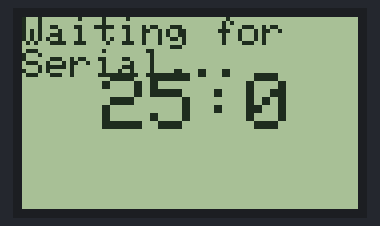
The sketch below on a simulated Arduino Uno, built with avr-gcc and run on an emulated ATmega328P. Shown: 84×48 one-colour display.

Above: at 0.1 s.
At 4.2 s:
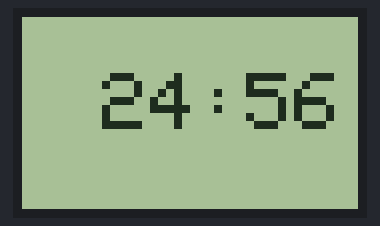
At 9.2 s:
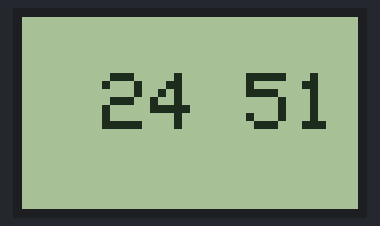
At 19.4 s:
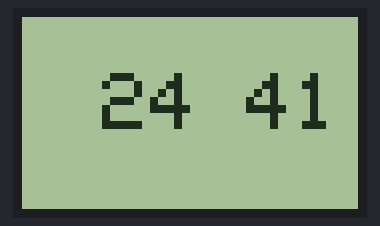
At 28.5 s:
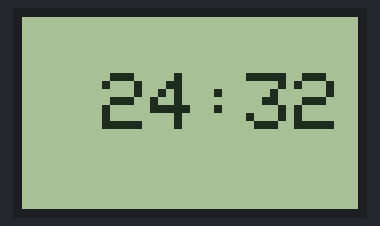
At 38.6 s:
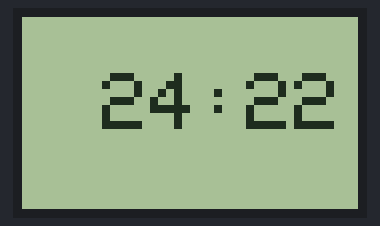

The sketch:

pomodoro.ino
```cpp
#include <SPI.h>
#include <Adafruit_GFX.h>
#include <Adafruit_PCD8544.h>

//Define display object
Adafruit_PCD8544 display = Adafruit_PCD8544(7, 6, 5, 4, 3);
uint8_t minutes;

void setup() {
  uint8_t incomingByte = 0;
  Serial.begin(9600);

  //Init display
  display.begin();
  display.clearDisplay();

  //Set contrast
  display.setContrast(30);

  //Select mode over serial
  display.setTextSize(1);
  display.setTextColor(BLACK);
  display.setCursor(0,0);
  display.print("Waiting for \nSerial...");
  display.display();
  /*
  Serial.println("Enter time in minutes");

    while(!Serial.available()){
    // read the incoming byte:
    incomingByte = Serial.read();
    //Serial.println(String(incomingByte));
    minutes = incomingByte;
  }
  Serial.println("Counting down for " + String(minutes) + " minutes");
  */

  //Initialize text display
  display.setTextSize(2);
  display.setTextColor(BLACK);
}

void loop() {
  uint32_t i;
  uint8_t minutes = 25;
  String out = "**:**";
  while(1){
    for(i = (minutes*60); i > 0; i--){
      out = secondToMinute(i);
      display.setCursor(20, 14);
      display.print(out);
      display.display();
      delay(1000);
      display.clearDisplay();
    }
    while(1){
      display.setCursor(20, 14);
      display.print("YEET");
      display.display();
    }
  }
}

//Convert a time in seconds into minutes and seconds
String secondToMinute(uint32_t seconds){
  String outString = "**:**";
  uint8_t minutes;
  String minString = "**";
  uint8_t remSecs;
  String secString = "**";

  static uint8_t secFlag = 0x01;
  //divide by 60 to get minutes
  minutes = seconds / 60;
  remSecs = seconds % 60;

  //Put this into the string
  minString = String(minutes);
  secString = String(remSecs);

  if(secFlag == 0x01){
    outString = minString + ':' + secString;
    secFlag = 0x00;
  }
  else{
    outString = minString + ' ' + secString;
    secFlag = 0x01;
  }
  return (outString);
}
```

Measured:
- what the display in image 0 shows lasts 1.0 s, from 0.1 s to 1.1 s
